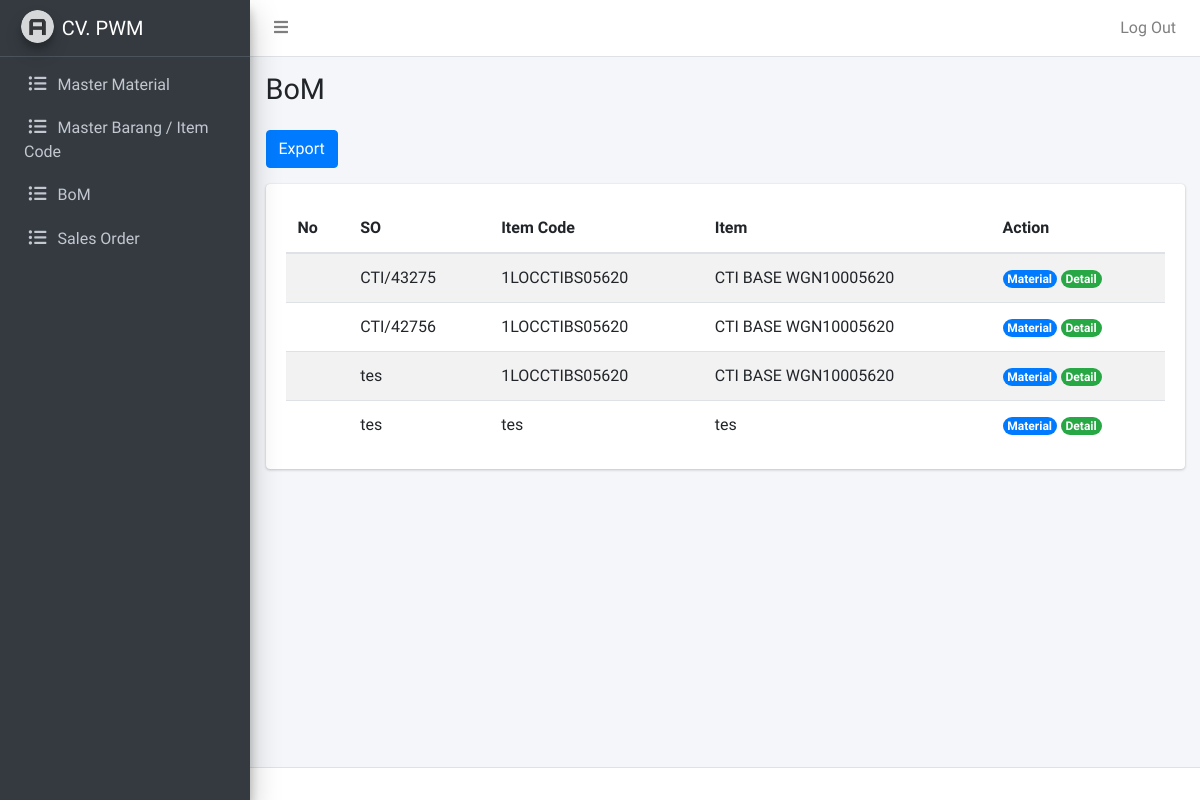
Page /admin/bom.php (signed in) on the earlier database version.
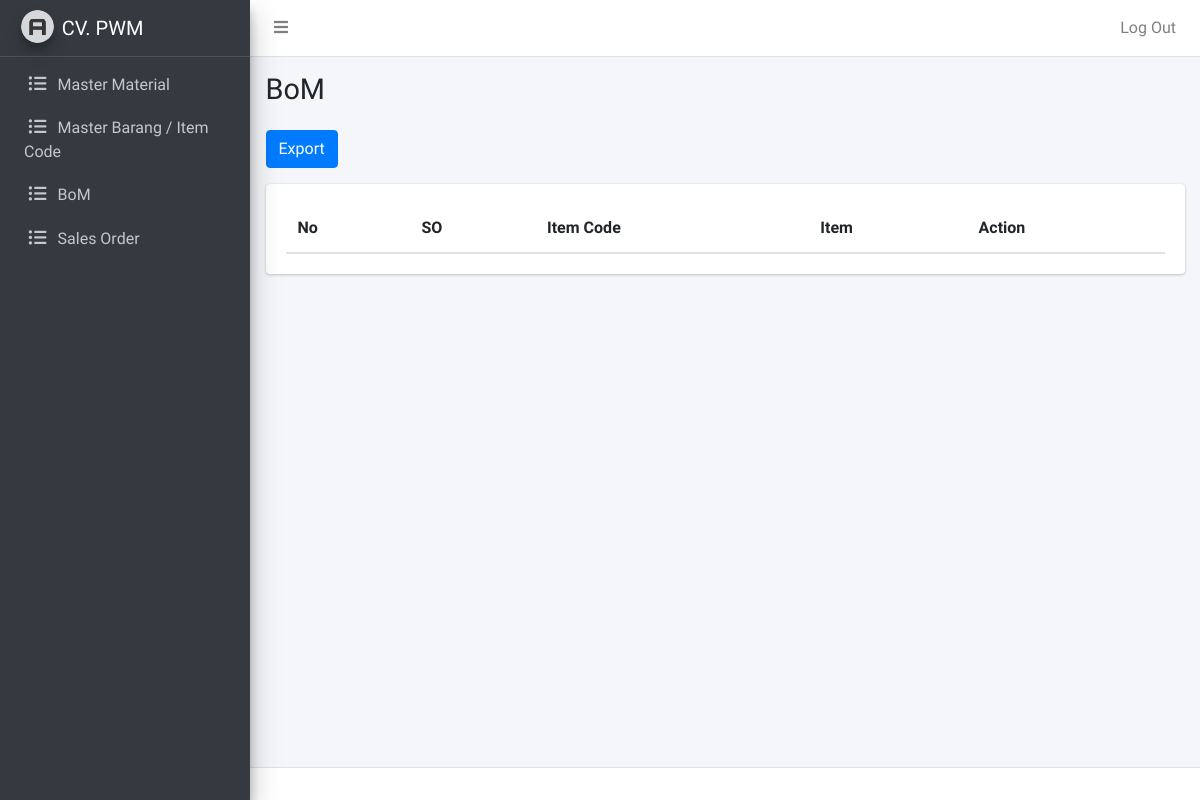
Same page on the later database version.
### tables this page shows
CREATE TABLE `so` (
  `so_id` int(11) NOT NULL,
  `so_item_code` varchar(255) NOT NULL,
  `so_projects` varchar(255) NOT NULL,
  `so_lot_number` varchar(255) NOT NULL,
  `so_quantity` int(11) NOT NULL,
  `so_tgl_produksi` date NOT NULL
);

CREATE TABLE `item` (
  `item_id` varchar(255) NOT NULL,
  `item_nama` varchar(255) NOT NULL,
  `item_panjang` float NOT NULL,
  `item_lebar` float NOT NULL,
  `item_tebal` float NOT NULL,
  `item_kubikasi` float NOT NULL,
  `item_uom` varchar(255) NOT NULL
);

### admin/bom.php (the view, shortened to what this page needs)
<?php
require_once "../koneksi.php";
$query = mysqli_query($conn, "SELECT * FROM so INNER JOIN item ON so.so_item_code = item.item_id");
?>
<?php require_once "template/header.php"; ?>
<?php require_once "template/navbar.php"; ?>
<?php require_once "template/sidebar.php"; ?>
  <div class="content-wrapper">
    <div class="content-header">
      <div class="container-fluid">
        <div class="row mb-2">
          <div class="col-sm-6">
            <h1 class="m-0">BoM</h1>
          </div>
        </div>
      </div>
    </div>
    <div class="content">
      <div class="container-fluid">
        <div class="row mb-3">
          <div class="col-md-5">
            <a href="export-filter.php">
              <button class="btn btn-primary">Export</button>
            </a>
          </div>
        </div>
        <div class="row">
          <div class="col">
            <div class="card table-responsive">
              <div class="card-body">
                <table id="spk" class="table table-striped display" style="width:100%">
                  <thead>
                      <tr>
                          <th>No</th>
                          <th>SO</th>
                          <th>Item Code</th>
                          <th>Item</th>
                          <th>Action</th>
                      </tr>
                  </thead>
                  <tbody>
                    <?php while($so = mysqli_fetch_assoc($query)) : ?>
                      <tr>
                          <td></td>
                          <td><?= $so['so_projects']; ?></td>
                          <td><?= $so['item_id']; ?></td>
                          <td><?= $so['item_nama']; ?></td>
                          <td>
                            <a href="bom-edit.php?id=<?= $so['so_id']; ?>"><span class="badge rounded-pill bg-primary">Material</span></a>
                            <a href="bom-detail.php?id=<?= $so['so_id']; ?>"><span class="badge rounded-pill bg-success">Detail</span></a>
                          </td>
                      </tr>
                    <?php endwhile; ?>
                  </tbody>
                </table>
              </div>
            </div>
          </div>
        </div>
      </div>
    </div>
  </div>
<?php require_once "template/footer.php"; ?>

Differences in the rows shown:
removed so: so_projects "CTI/43275", item.item_id "1LOCCTIBS05620", item.item_nama "CTI BASE WGN10005620"
removed so: so_projects "CTI/42756", item.item_id "1LOCCTIBS05620", item.item_nama "CTI BASE WGN10005620"
removed so: so_projects "tes", item.item_id "1LOCCTIBS05620", item.item_nama "CTI BASE WGN10005620"
removed so: so_projects "tes", item.item_id "tes", item.item_nama "tes"
